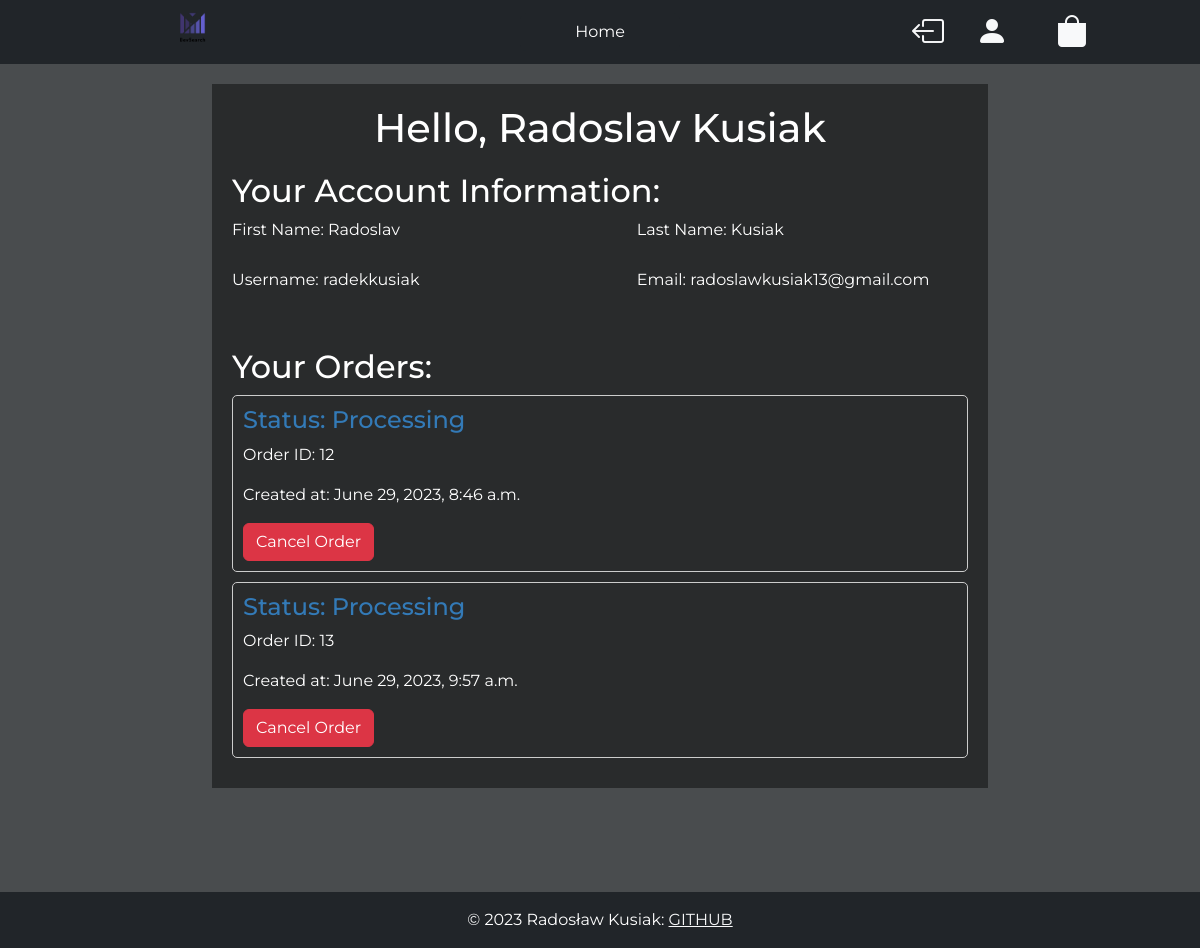
Page /profile (signed in) on the earlier database version.
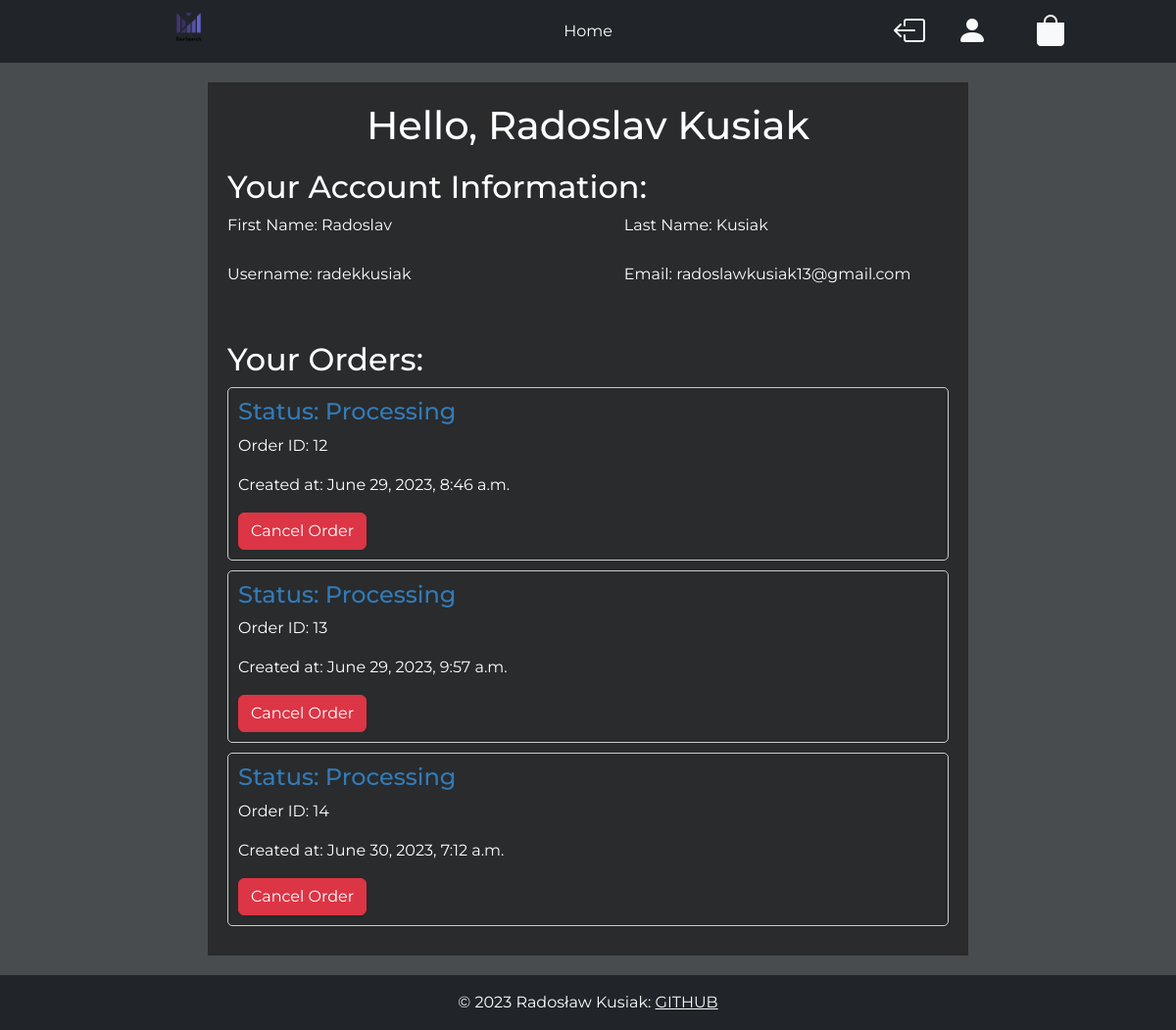
Same page on the later database version.
### main/models.py (models this page shows, shortened)
class OrderDetails(models.Model):
    first_name = models.CharField(max_length=50)
    last_name = models.CharField(max_length=50)
    email = models.EmailField()
    phone = models.CharField(max_length=9)
    address = models.CharField(max_length=50)
    created_at = models.DateTimeField(default=timezone.now)
    status = models.BooleanField(default=False)
    order = models.ForeignKey('Order',on_delete=models.CASCADE,null=True)
    total_price = models.FloatField(default=0)

### main/views.py (the view)
# urls.py: path('profile',views.ProfilePage.as_view(),name='profile_page'),
class ProfilePage(LoginRequiredMixin,View):
    def get(self,request):
        profile = Profile.objects.get(user=request.user)
        orders_list = []
        for order in self.get_orders():
            orders_list.append(OrderDetails.objects.get(order=order))
        context = {'profile':profile,'orders':orders_list}
        return render(request,'main/profile_page.html',context)
    def get_orders(self):
        orders = Order.objects.filter(owner=Profile.objects.get(user=self.request.user),status=True)
        return orders

### main/templates/main/profile_page.html (shortened to what this page needs)
{% extends 'main/base.html' %}
{% load static %}
{% block css %}
<link rel="stylesheet" href="{% static 'css/profile.css' %}">
{% endblock %}
{% block content %}
<div class="profile_container">
    <div class="profile_title">
        <h1>Hello, {{ profile.firstname }} {{ profile.lastname }}</h1>
    </div>
    <div class="profile_data">
        <h2>Your Account Information:</h2>
        <div class="profile_data_1">
            <div class="p_data">
                <p>First Name: {{ profile.firstname }}</p>
            </div>
            <div class="p_data">
                <p>Last Name: {{ profile.lastname }}</p>
            </div>
        </div>
        <div class="profile_data_1">
            <div class="p_data">
                <p>Username: {{ profile.user.username }}</p>
            </div>
            <div class="p_data">
                <p>Email: {{ profile.email }}</p>
            </div>
        </div>
    </div>
    <div class="your_orders">
        <h2>Your Orders:</h2>
        {% if orders %}
        {% for order in orders %}
        <div class="order">
            <h4>Status: {% if order.status %}Ready to Ship{% else %}Processing{% endif %}</h4>
            <p>Order ID: {{ order.id }}</p>
            <p>Created at: {{ order.created_at }}</p>
            {% if not order.status %}
            <form method="post" action="">
                <button type="submit" class="btn btn-danger">Cancel Order</button>
            </form>
            {% endif %}
        </div>
        {% endfor %}
        {% else %}
        <p>No orders found.</p>
        {% endif %}
    </div>
</div>
{% endblock %}

Differences in the rows shown:
added OrderDetails: status "Processing", id "14", created_at "June 30, 2023, 7:12 a.m."
